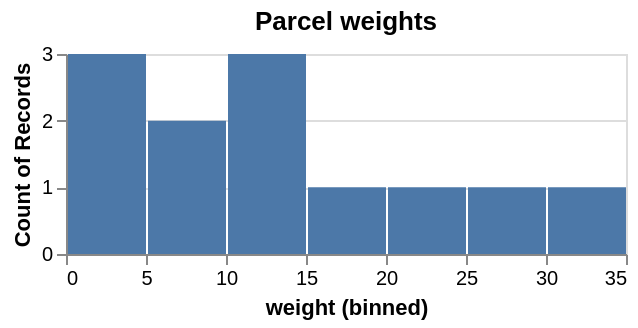

Write the Vega-Lite specification saved for this chart.
### Vega-Lite specification from a JSON file in a GitHub repository (floating-point values rounded to 4 significant figures)
{"$schema": "https://vega.github.io/schema/vega-lite/v5.json", "title": "Parcel weights", "width": 280, "height": 100, "data": {"values": [{"weight": 1.5}, {"weight": 2.5}, {"weight": 3}, {"weight": 7}, {"weight": 8.5}, {"weight": 12}, {"weight": 14}, {"weight": 14.5}, {"weight": 18}, {"weight": 22}, {"weight": 25}, {"weight": 31}]}, "mark": "bar", "encoding": {"x": {"field": "weight", "type": "quantitative", "bin": true}, "y": {"aggregate": "count", "type": "quantitative"}}}
